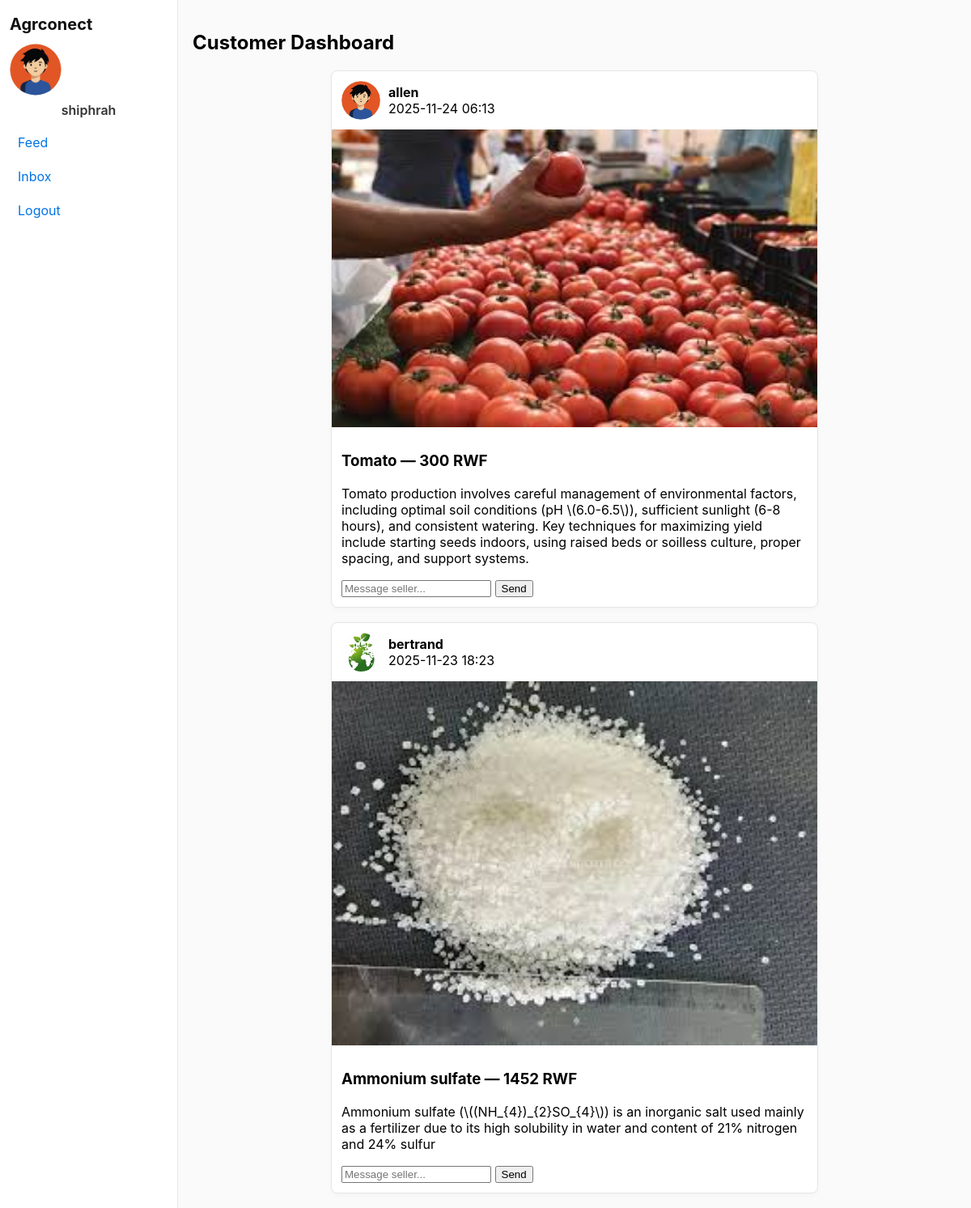
The page /dashboard (signed in) on the database its author committed.
### app.py (models this page shows, shortened)
class User(db.Model, UserMixin):
    id = db.Column(db.Integer, primary_key=True)
    username = db.Column(db.String(120), nullable=False)
    email = db.Column(db.String(200), unique=True, nullable=False)
    password = db.Column(db.String(255), nullable=False)
    role = db.Column(db.String(20), nullable=False)  # 'seller' | 'customer' | 'admin'
    profile_pic = db.Column(db.String(300), default='default.png')
    created_at = db.Column(db.DateTime, default=datetime.utcnow)  # <-- added
    products = db.relationship('Product', backref='seller', lazy=True)
    comments = db.relationship('Comment', backref='user', lazy=True)
    messages_sent = db.relationship('Message', foreign_keys='Message.sender_id', backref='sender', lazy=True)
    messages_received = db.relationship('Message', foreign_keys='Message.receiver_id', backref='receiver', lazy=True)

class Product(db.Model):
    id = db.Column(db.Integer, primary_key=True)
    title = db.Column(db.String(200), nullable=False)
    description = db.Column(db.Text)
    price_rwf = db.Column(db.Integer, nullable=False)
    image = db.Column(db.String(300), default='default.png')
    seller_id = db.Column(db.Integer, db.ForeignKey('user.id'), nullable=False)
    created_at = db.Column(db.DateTime, default=datetime.utcnow)
    comments = db.relationship('Comment', backref='product', lazy=True)

### app.py (the view)
@app.route('/dashboard')
@login_required
def dashboard():
    products = Product.query.order_by(Product.created_at.desc()).all()
    if current_user.role == 'seller':
        return render_template('seller_dashboard.html', products=products)
    if current_user.role == 'customer':
        return render_template('customer_dashboard.html', products=products)
    if current_user.role == 'admin':
        users = User.query.order_by(User.created_at.desc()).all()
        return render_template('admin_dashboard.html', users=users, products=products)
    return abort(403)

### app.py (called while the page is built)
@app.before_request
def ensure_db():
    if not hasattr(app, 'db_ready'):
        db.create_all()
        admin_email = "ibpro2x@gmail.com"
        admin = User.query.filter_by(email=admin_email).first()
        if not admin:
            admin = User(username="Agrconect Administrator", email=admin_email, role="admin")
            admin.set_password("agrconect.admin")
            db.session.add(admin)
            db.session.commit()
        app.db_ready = True

@login_manager.user_loader
def load_user(user_id):
    return User.query.get(int(user_id))

### templates/customer_dashboard.html (shortened to what this page needs)
{% extends 'base.html' %}
{% block content %}
<h2>Customer Dashboard</h2>
<div class="feed-wrap">
  {% for p in products %}
  <article class="post-card">
    <header class="post-header">
      <img class="avatar" src="{{ url_for('uploads', filename=p.seller.profile_pic) }}">
      <div class="post-user">
        <div class="username">{{ p.seller.username }}</div>
        <div class="posted-time">{{ p.created_at.strftime('%Y-%m-%d %H:%M') }}</div>
      </div>
    </header>
    <div class="post-image-wrap"><img class="post-image" src="{{ url_for('uploads', filename=p.image) }}"></div>
    <div class="post-body">
      <h3>{{ p.title }} — {{ p.price_rwf }} RWF</h3>
      <p>{{ p.description }}</p>
      <form method="POST" action="{{ url_for('send_message', receiver_id=p.seller_id, product_id=p.id) }}">
        <input name="text" placeholder="Message seller..." required>
        <button type="submit">Send</button>
      </form>
    </div>
  </article>
  {% endfor %}
</div>
{% endblock %}

### templates/base.html (shortened to what this page needs)
<!doctype html>
<html>
<head>
  <link rel="stylesheet" href="{{ url_for('static', filename='css/style.css') }}">
</head>
<body>
  <div class="app">
    <aside class="sidebar">
      <div class="sidebar-top">
        <a href="{{ url_for('index') }}" class="brand">Agrconect</a>
      </div>
      {% if current_user.is_authenticated %}
      <div class="profile">
        <img src="{{ url_for('uploads', filename=current_user.profile_pic) }}" class="sidebar-avatar">
        <div class="profile-name">{{ current_user.username }}</div>
      </div>
      <nav class="menu">
        <a href="{{ url_for('dashboard') }}">Feed</a>
        <a href="{{ url_for('inbox') }}">Inbox</a>
        <a href="{{ url_for('logout') }}">Logout</a>
      </nav>
      {% endif %}
    </aside>
    <main class="main">
      {% block content %}{% endblock %}
    </main>
  </div>
</body>
</html>

### static/css/style.css (style rules this page uses)
body { font-family: -apple-system, BlinkMacSystemFont, "Segoe UI", Roboto, Arial; background:#fafafa; margin:0; }
.app { display:flex; min-height:100vh; }
.sidebar { width:220px; background:#fff; border-right:1px solid #e6e6e6; padding:18px 12px; box-sizing:border-box; }
.brand { font-weight:700; font-size:20px; text-decoration:none; color:#111; display:block; margin-bottom:12px; }
.sidebar-avatar { width:64px; height:64px; border-radius:50%; object-fit:cover; display:block; margin-bottom:8px; }
.profile { text-align:center; margin-bottom:12px; }
.profile-name { font-weight:600; color:#333; }
.menu a { display:block; padding:8px 10px; color:#0073e6; text-decoration:none; border-radius:6px; margin-bottom:6px; }
.main { flex:1; padding:18px; box-sizing:border-box; }
.feed-wrap { display:flex; flex-direction:column; gap:18px; align-items:center; }
.post-card { width:600px; background:#fff; border:1px solid #e6e6e6; border-radius:8px; overflow:hidden; box-shadow:0 2px 6px rgba(0,0,0,0.03); }
.post-header { display:flex; align-items:center; padding:12px; gap:10px; }
.avatar { width:48px; height:48px; border-radius:50%; object-fit:cover; }
.post-user .username { font-weight:700; }
.post-image-wrap { width:100%; max-height:520px; overflow:hidden; background:#000; display:flex; justify-content:center; align-items:center; }
.post-image { width:100%; object-fit:cover; display:block; }
.post-body { padding:12px; }

### rows shown on the page
User: profile_pic (placeholder picture), username "shiphrah"
Product: profile_pic (placeholder picture), seller.username "allen", created_at "2025-11-24 06:13", image (picture), title "Tomato", price_rwf "300", description "Tomato production involves careful management of environmental factors, including optimal soil conditions (pH \\(6.0-6.5\\)), sufficient sunlight (6-8 hours), and consistent watering. Key techniques for maximizing yield include starting seeds indoors, using raised beds or soilless culture, proper spacing, and support systems."
Product: profile_pic (picture), seller.username "bertrand", created_at "2025-11-23 18:23", image (picture), title "Ammonium sulfate", price_rwf "1452", description "Ammonium sulfate (\\((NH_{4})_{2}SO_{4}\\)) is an inorganic salt used mainly as a fertilizer due to its high solubility in water and content of 21% nitrogen and 24% sulfur"
